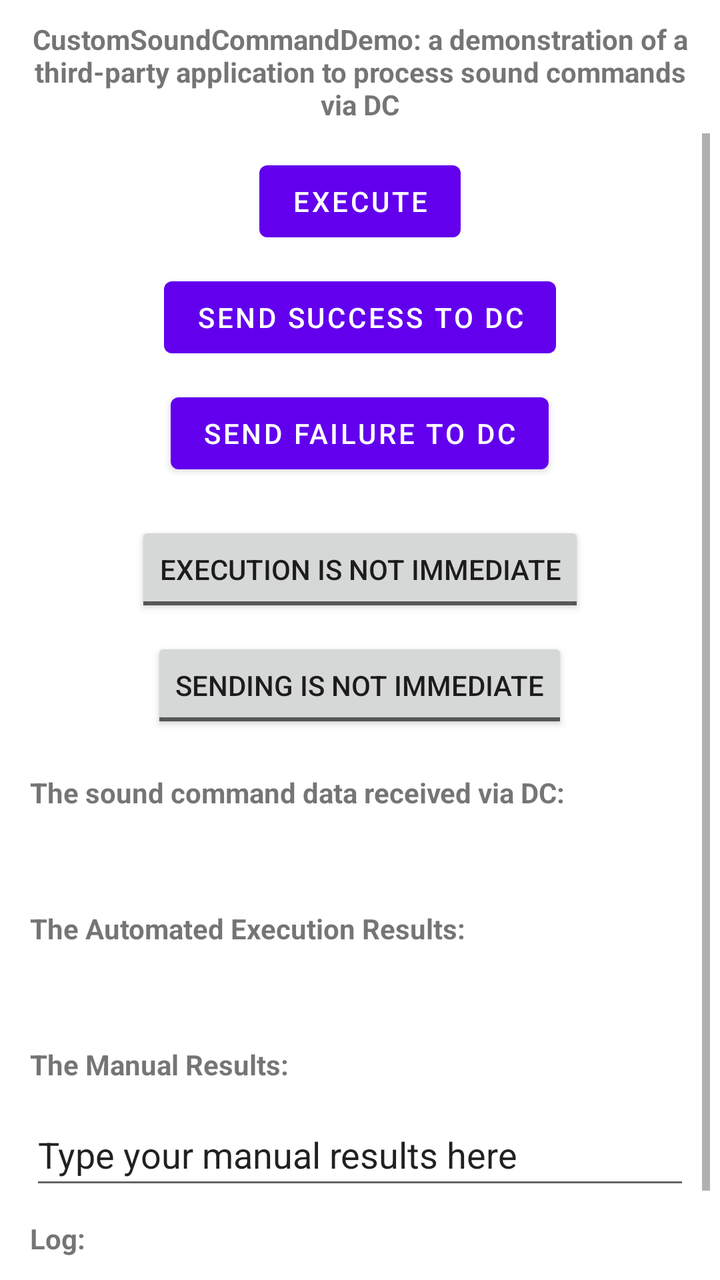
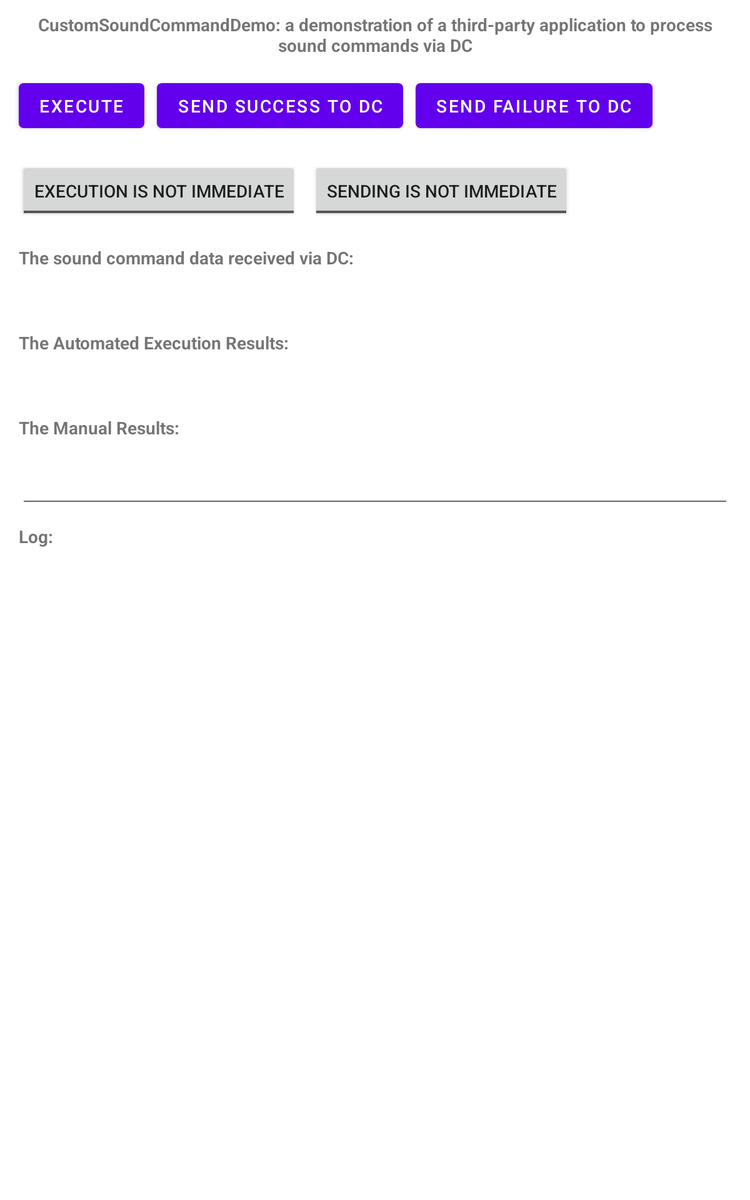

An Android layout and its configuration variant, each rendered on a device that would load it. The default file and the variant file are quoted in full after the pictures.
<!-- AndroidManifest.xml: application theme Theme.CustomSoundCommandDemo -->
<!-- res/layout/activity_main2.xml -->
<?xml version="1.0" encoding="utf-8"?>
<LinearLayout
    xmlns:android="http://schemas.android.com/apk/res/android"
    xmlns:app="http://schemas.android.com/apk/res-auto"
    xmlns:tools="http://schemas.android.com/tools"
    android:layout_width="match_parent"
    android:layout_height="match_parent"
    tools:context=".MainActivity"
    android:id="@+id/root_sc_main"
    android:layout_margin="5dip"
    android:orientation="vertical"
    >
    <TextView
        android:id="@+id/top_view_sc_demo_main"
        android:layout_width="fill_parent"
        android:layout_height="wrap_content"
        android:layout_gravity="center_horizontal"
        android:gravity="center_horizontal"
        android:layout_margin="5dip"
        android:textStyle="bold"
        android:text="CustomSoundCommandDemo: a demonstration of a third-party application to process sound commands via DC" />
    <ScrollView
        android:layout_width="match_parent"
        android:layout_height="match_parent" >
        <LinearLayout
            android:layout_width="match_parent"
            android:layout_height="match_parent"
            android:orientation="vertical">
            <LinearLayout
                android:id="@+id/layoutForButtons"
                android:layout_width="match_parent"
                android:layout_height="wrap_content"
                android:layout_gravity="center_horizontal"
                android:layout_margin="5dip"
                android:orientation="vertical"
                >
                <Button
                    android:id="@+id/buttonExecute"
                    android:layout_width="wrap_content"
                    android:layout_height="wrap_content"
                    android:layout_margin="5dip"
                    android:layout_gravity="center_horizontal"
                    android:text="Execute" />
                <Button
                    android:id="@+id/buttonSendSuccess"
                    android:layout_width="wrap_content"
                    android:layout_height="wrap_content"
                    android:layout_margin="5dip"
                    android:layout_gravity="center_horizontal"
                    android:text="Send Success to DC" />
                <Button
                    android:id="@+id/buttonSendFailure"
                    android:layout_width="wrap_content"
                    android:layout_height="wrap_content"
                    android:layout_margin="5dip"
                    android:layout_gravity="center_horizontal"
                    android:text="Send Failure to DC" />
            </LinearLayout>
            <LinearLayout
                android:id="@+id/layoutForToggleButtons"
                android:layout_width="match_parent"
                android:layout_height="wrap_content"
                android:layout_gravity="center_horizontal"
                android:layout_margin="5dip"
                android:orientation="vertical"
                >
                <ToggleButton
                    android:id="@+id/toggleButtonExecuteImmediately"
                    android:layout_width="wrap_content"
                    android:layout_height="wrap_content"
                    android:layout_margin="5dip"
                    android:layout_gravity="center_horizontal"
                    android:textOff="Execution is Not Immediate"
                    android:textOn="Execution is Immediate" />
                <ToggleButton
                    android:id="@+id/toggleButtonSendImmediately"
                    android:layout_width="wrap_content"
                    android:layout_height="wrap_content"
                    android:layout_margin="5dip"
                    android:layout_gravity="center_horizontal"
                    android:textOff="Sending is Not Immediate"
                    android:textOn="Sending is Immediate" />
            </LinearLayout>
            <LinearLayout
                android:id="@+id/layoutForTexts"
                android:layout_width="match_parent"
                android:layout_height="wrap_content"
                android:orientation="vertical"
                android:layout_margin="5dip">
                <TextView
                    android:id="@+id/textViewCommandLabel"
                    android:layout_width="fill_parent"
                    android:layout_height="wrap_content"
                    android:layout_gravity="center_horizontal"
                    android:layout_margin="5dip"
                    android:textStyle="bold"
                    android:text="The sound command data received via DC:" />
                <ScrollView
                    android:id="@+id/scroll_sc_demo_data"
                    android:layout_width="fill_parent"
                    android:layout_height="wrap_content"
                    android:layout_margin="5dip">
                    <TextView
                        android:id="@+id/textViewCommandData"
                        android:layout_width="fill_parent"
                        android:layout_height="wrap_content"
                        android:layout_gravity="center_horizontal"
                        android:layout_margin="5dip"
                        android:text="" />
                </ScrollView>
                <TextView
                    android:id="@+id/textViewResultsLabel"
                    android:layout_width="fill_parent"
                    android:layout_height="wrap_content"
                    android:layout_gravity="center_horizontal"
                    android:layout_margin="5dip"
                    android:textStyle="bold"
                    android:text="The Automated Execution Results:" />
                <ScrollView
                    android:id="@+id/scroll_sc_demo_results"
                    android:layout_width="fill_parent"
                    android:layout_height="wrap_content"
                    android:layout_margin="5dip">
                    <TextView
                        android:id="@+id/textViewResults"
                        android:layout_width="fill_parent"
                        android:layout_height="wrap_content"
                        android:layout_gravity="center_horizontal"
                        android:layout_margin="5dip"
                        android:text="" />
                </ScrollView>
                <TextView
                    android:id="@+id/textViewManualResultsLabel"
                    android:layout_width="fill_parent"
                    android:layout_height="wrap_content"
                    android:layout_gravity="center_horizontal"
                    android:layout_margin="5dip"
                    android:textStyle="bold"
                    android:text="The Manual Results:" />
                <EditText
                    android:id="@+id/editTextManualResults"
                    android:layout_width="match_parent"
                    android:layout_height="wrap_content"
                    android:layout_margin="5dip"
                    android:minHeight="48dp"
                    android:text="Type your manual results here"
                    android:maxLines="20"
                    android:inputType="textMultiLine"
                    android:focusable="true"
                    android:clickable="true"
                    />
                <TextView
                    android:id="@+id/sc_log_label"
                    android:layout_width="fill_parent"
                    android:layout_height="wrap_content"
                    android:layout_margin="5dip"
                    android:textStyle="bold"
                    android:text="Log:" />
                <ScrollView
                    android:id="@+id/scroll_cscd_log"
                    android:layout_width="fill_parent"
                    android:layout_height="wrap_content"
                    android:layout_margin="5dip">
                    <TextView
                        android:id="@+id/cscd_log_tv"
                        android:layout_width="fill_parent"
                        android:layout_height="wrap_content"
                        android:layout_gravity="center_horizontal"
                        android:layout_margin="5dip"
                        android:text="" />
                </ScrollView>
            </LinearLayout>
        </LinearLayout>
    </ScrollView>
</LinearLayout>
<!-- resources referenced by this layout -->
<resources>
  <style name="Theme.CustomSoundCommandDemo" parent="Theme.MaterialComponents.DayNight.DarkActionBar">
          
          <item name="colorPrimary">@color/purple_500</item>
          <item name="colorPrimaryVariant">@color/purple_700</item>
          <item name="colorOnPrimary">@color/white</item>
          
          <item name="colorSecondary">@color/teal_200</item>
          <item name="colorSecondaryVariant">@color/teal_700</item>
          <item name="colorOnSecondary">@color/black</item>
          
          <item name="android:statusBarColor" tools:targetApi="l">?attr/colorPrimaryVariant</item>
          
          </style>
</resources>
<!-- res/layout-sw600dp/activity_main2.xml (the repository's variant of the layout above) -->
<!-- drawn on a 7-inch tablet held upright -->
<?xml version="1.0" encoding="utf-8"?>
<LinearLayout
    xmlns:android="http://schemas.android.com/apk/res/android"
    xmlns:app="http://schemas.android.com/apk/res-auto"
    xmlns:tools="http://schemas.android.com/tools"
    android:layout_width="match_parent"
    android:layout_height="match_parent"
    tools:context=".MainActivity"
    android:id="@+id/root_sc_main"
    android:layout_margin="5dip"
    android:orientation="vertical">
    <TextView
        android:id="@+id/top_view_sc_demo_main"
        android:layout_width="fill_parent"
        android:layout_height="wrap_content"
        android:layout_gravity="center_horizontal"
        android:gravity="center_horizontal"
        android:layout_margin="5dip"
        android:textStyle="bold"
        android:text="CustomSoundCommandDemo: a demonstration of a third-party application to process sound commands via DC" />
    <ScrollView
        android:layout_width="match_parent"
        android:layout_height="match_parent" >
        <LinearLayout
            android:layout_width="match_parent"
            android:layout_height="match_parent"
            android:orientation="vertical">
            <LinearLayout
                android:id="@+id/layoutForButtons"
                android:layout_width="match_parent"
                android:layout_height="wrap_content"
                android:layout_gravity="center_horizontal"
                android:layout_margin="5dip"
                android:orientation="horizontal"
                >
                <Button
                    android:id="@+id/buttonExecute"
                    android:layout_width="wrap_content"
                    android:layout_height="wrap_content"
                    android:layout_margin="5dip"
                    android:text="Execute" />
                <Button
                    android:id="@+id/buttonSendSuccess"
                    android:layout_width="wrap_content"
                    android:layout_height="wrap_content"
                    android:layout_margin="5dip"
                    android:text="Send Success to DC" />
                <Button
                    android:id="@+id/buttonSendFailure"
                    android:layout_width="wrap_content"
                    android:layout_height="wrap_content"
                    android:layout_margin="5dip"
                    android:text="Send Failure to DC" />
            </LinearLayout>
            <LinearLayout
                android:id="@+id/layoutForToggleButtons"
                android:layout_width="match_parent"
                android:layout_height="wrap_content"
                android:layout_gravity="center_horizontal"
                android:layout_margin="5dip"
                android:orientation="horizontal"
                >
                <ToggleButton
                    android:id="@+id/toggleButtonExecuteImmediately"
                    android:layout_width="wrap_content"
                    android:layout_height="wrap_content"
                    android:layout_margin="5dip"
                    android:textOff="Execution is Not Immediate"
                    android:textOn="Execution is Immediate" />
                <ToggleButton
                    android:id="@+id/toggleButtonSendImmediately"
                    android:layout_width="wrap_content"
                    android:layout_height="wrap_content"
                    android:layout_margin="5dip"
                    android:textOff="Sending is Not Immediate"
                    android:textOn="Sending is Immediate" />
            </LinearLayout>
            <LinearLayout
                android:id="@+id/layoutForTexts"
                android:layout_width="match_parent"
                android:layout_height="wrap_content"
                android:orientation="vertical"
                android:layout_margin="5dip">
                <TextView
                    android:id="@+id/textViewCommandLabel"
                    android:layout_width="fill_parent"
                    android:layout_height="wrap_content"
                    android:layout_gravity="center_horizontal"
                    android:layout_margin="5dip"
                    android:textStyle="bold"
                    android:text="The sound command data received via DC:" />
                <ScrollView
                    android:id="@+id/scroll_sc_demo_data"
                    android:layout_width="fill_parent"
                    android:layout_height="wrap_content"
                    android:layout_margin="5dip">
                    <TextView
                        android:id="@+id/textViewCommandData"
                        android:layout_width="fill_parent"
                        android:layout_height="wrap_content"
                        android:layout_gravity="center_horizontal"
                        android:layout_margin="5dip"
                        android:text="" />
                </ScrollView>
                <TextView
                    android:id="@+id/textViewResultsLabel"
                    android:layout_width="fill_parent"
                    android:layout_height="wrap_content"
                    android:layout_gravity="center_horizontal"
                    android:layout_margin="5dip"
                    android:textStyle="bold"
                    android:text="The Automated Execution Results:" />
                <ScrollView
                    android:id="@+id/scroll_sc_demo_results"
                    android:layout_width="fill_parent"
                    android:layout_height="wrap_content"
                    android:layout_margin="5dip">
                    <TextView
                        android:id="@+id/textViewResults"
                        android:layout_width="fill_parent"
                        android:layout_height="wrap_content"
                        android:layout_gravity="center_horizontal"
                        android:layout_margin="5dip"
                        android:text="" />
                </ScrollView>
                <TextView
                    android:id="@+id/textViewManualResultsLabel"
                    android:layout_width="fill_parent"
                    android:layout_height="wrap_content"
                    android:layout_gravity="center_horizontal"
                    android:layout_margin="5dip"
                    android:textStyle="bold"
                    android:text="The Manual Results:" />
                <EditText
                    android:id="@+id/editTextManualResults"
                    android:layout_width="match_parent"
                    android:layout_height="wrap_content"
                    android:layout_margin="5dip"
                    android:minHeight="48dp"
                    android:text=""
                    android:maxLines="20"
                    android:inputType="textMultiLine"
                    android:focusable="true"
                    android:clickable="true"
                    />
                <TextView
                    android:id="@+id/sc_log_label"
                    android:layout_width="fill_parent"
                    android:layout_height="wrap_content"
                    android:layout_margin="5dip"
                    android:textStyle="bold"
                    android:text="Log:" />
                <ScrollView
                    android:id="@+id/scroll_cscd_log"
                    android:layout_width="fill_parent"
                    android:layout_height="wrap_content"
                    android:layout_margin="5dip">
                    <TextView
                        android:id="@+id/cscd_log_tv"
                        android:layout_width="fill_parent"
                        android:layout_height="wrap_content"
                        android:layout_gravity="center_horizontal"
                        android:layout_margin="5dip"
                        android:text="" />
                </ScrollView>
            </LinearLayout>
        </LinearLayout>
    </ScrollView>
</LinearLayout>
